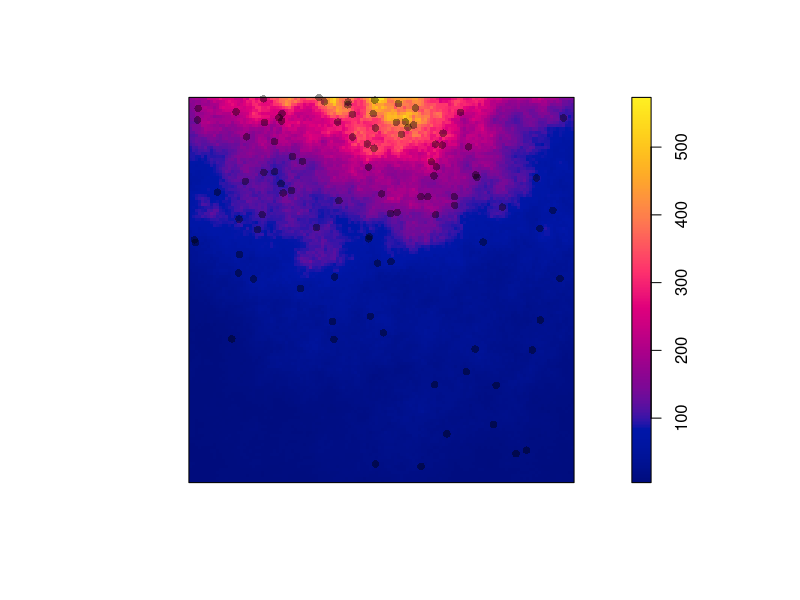
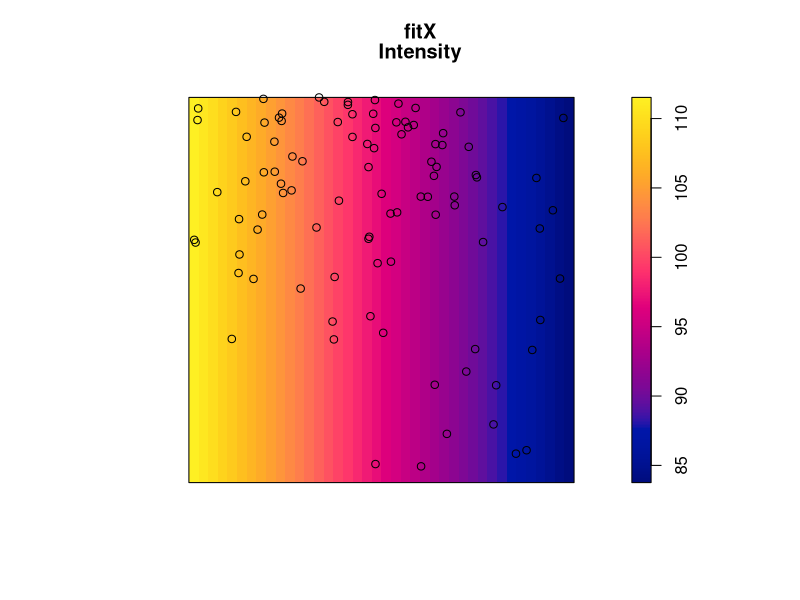
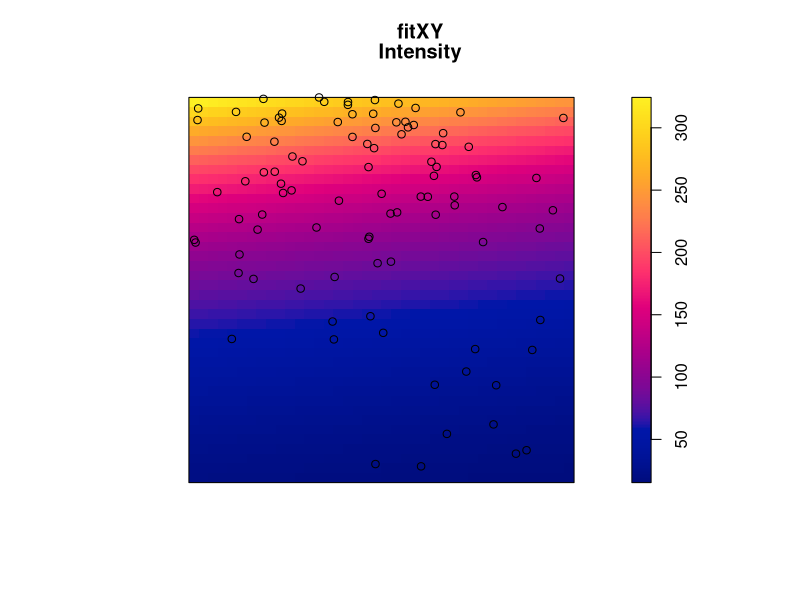
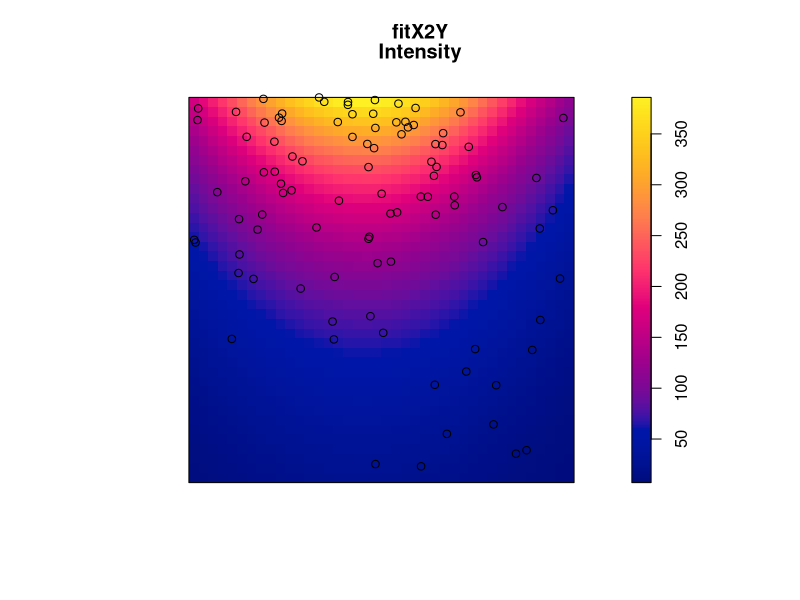
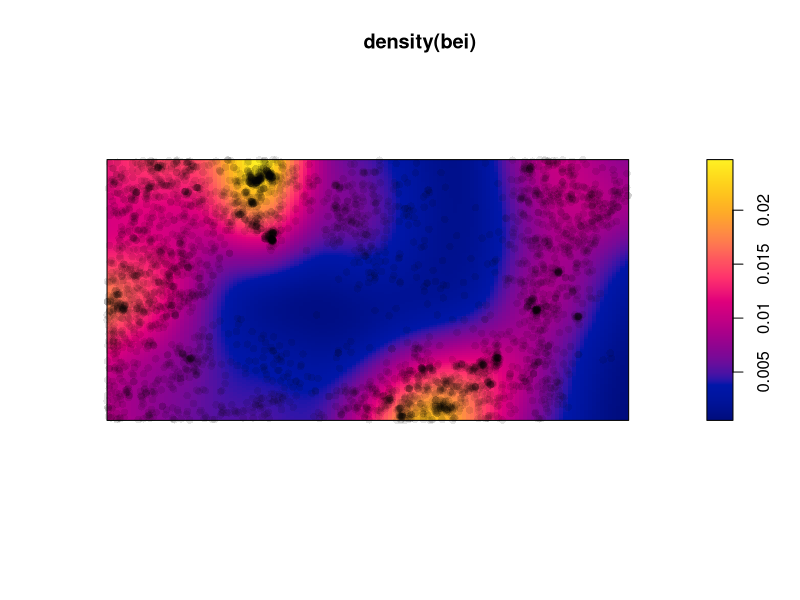
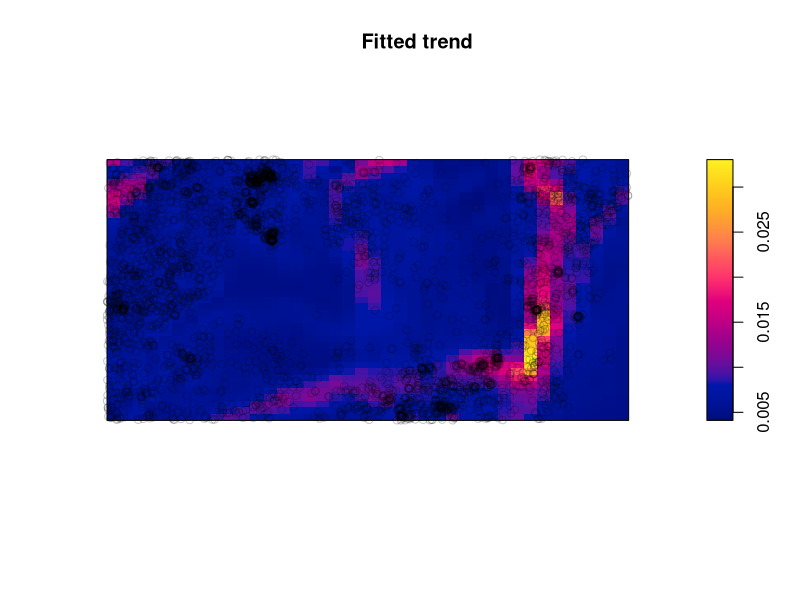
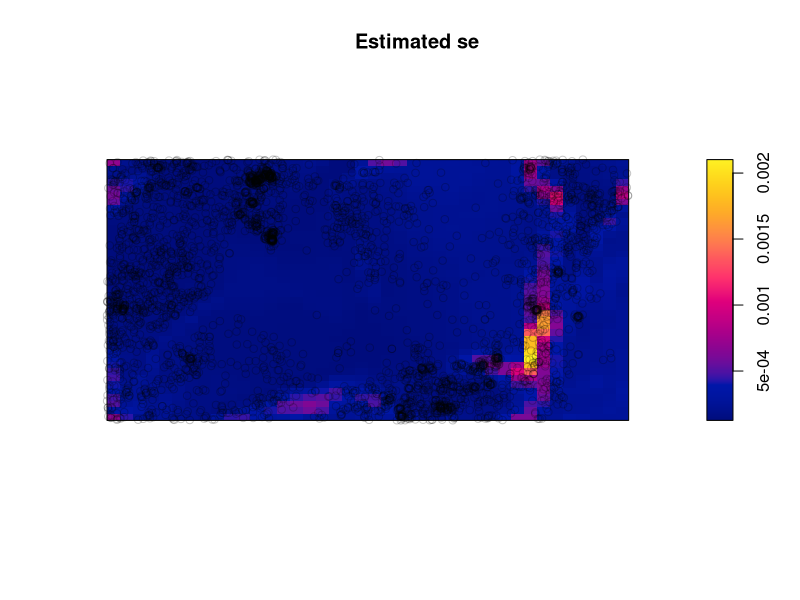
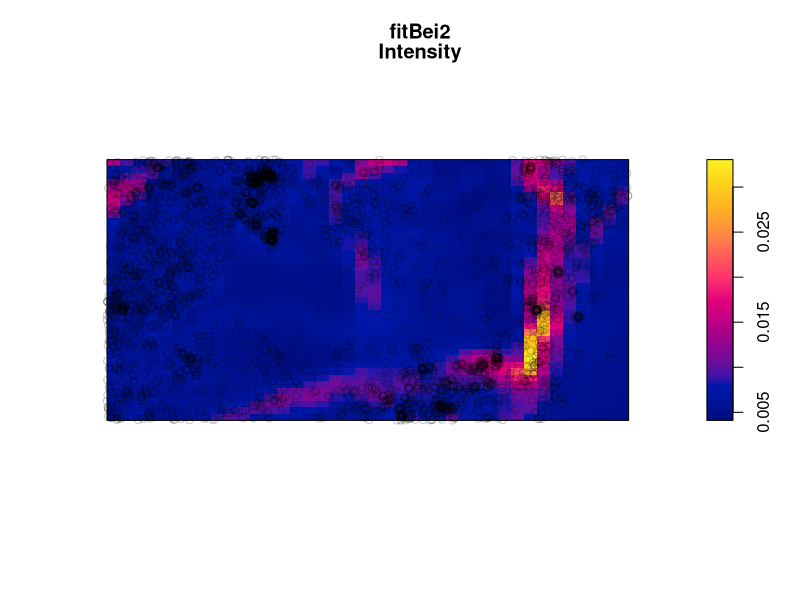

Recreate these plots in R, in order.
## ---- chunk 1
knitr::opts_chunk$set(echo = TRUE)
library(spatstat)
set.seed(04222021)
## ---- chunk 2
m <- as.im(function(x, y){2 + 3*x + 3*y - 3* x^2}, W=owin())
X <- rLGCP("exp", m, var=0.1, scale =0.25)
plot(attr(X, "Lambda"), main = '')
points(X, col = rgb(0,0,0,.4), pch =16)
## ---- chunk 3
fitX <- kppm(X ~ x, "LGCP")
fitX
plot(fitX, what = 'intensity')

fitXY <- kppm(X ~ x + y, "LGCP")
fitXY
plot(fitXY, what = 'intensity')

fitX2Y <- kppm(X ~ polynom(x,2) + y , "LGCP")
fitX2Y
plot(fitX2Y, what = 'intensity')

## ---- chunk 4
plot(density(bei))
points(bei, col = rgb(0,0,0,.1), pch =16)
## ---- chunk 5
fitBei <- ppm(bei ~ elev * grad , data=bei.extra)
fitBei
plot(fitBei, what = 'intensity')
## ---- chunk 6
fitBei2 <- kppm(bei ~ elev * grad , "LGCP", data=bei.extra)
fitBei2
plot(fitBei2, what = 'intensity')
